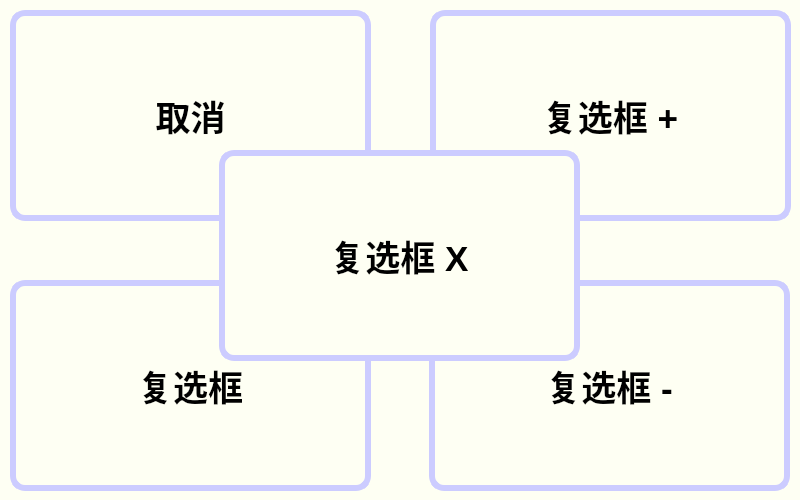
<?xml version="1.0" encoding="UTF-8"?>
<ui version="4.0">
 <class>check_box_w</class>
 <widget class="QWidget" name="check_box_w">
  <property name="geometry">
   <rect>
    <x>0</x>
    <y>0</y>
    <width>800</width>
    <height>500</height>
   </rect>
  </property>
  <property name="palette">
   <palette>
    <active>
     <colorrole role="Base">
      <brush brushstyle="SolidPattern">
       <color alpha="255">
        <red>255</red>
        <green>255</green>
        <blue>255</blue>
       </color>
      </brush>
     </colorrole>
     <colorrole role="Window">
      <brush brushstyle="SolidPattern">
       <color alpha="255">
        <red>254</red>
        <green>255</green>
        <blue>243</blue>
       </color>
      </brush>
     </colorrole>
    </active>
    <inactive>
     <colorrole role="Base">
      <brush brushstyle="SolidPattern">
       <color alpha="255">
        <red>255</red>
        <green>255</green>
        <blue>255</blue>
       </color>
      </brush>
     </colorrole>
     <colorrole role="Window">
      <brush brushstyle="SolidPattern">
       <color alpha="255">
        <red>254</red>
        <green>255</green>
        <blue>243</blue>
       </color>
      </brush>
     </colorrole>
    </inactive>
    <disabled>
     <colorrole role="Base">
      <brush brushstyle="SolidPattern">
       <color alpha="255">
        <red>254</red>
        <green>255</green>
        <blue>243</blue>
       </color>
      </brush>
     </colorrole>
     <colorrole role="Window">
      <brush brushstyle="SolidPattern">
       <color alpha="255">
        <red>254</red>
        <green>255</green>
        <blue>243</blue>
       </color>
      </brush>
     </colorrole>
    </disabled>
   </palette>
  </property>
  <property name="windowTitle">
   <string>Form</string>
  </property>
  <widget class="QPushButton" name="cancel_btn">
   <property name="geometry">
    <rect>
     <x>10</x>
     <y>10</y>
     <width>361</width>
     <height>211</height>
    </rect>
   </property>
   <property name="font">
    <font>
     <pointsize>-1</pointsize>
     <weight>75</weight>
     <bold>true</bold>
    </font>
   </property>
   <property name="cursor">
    <cursorShape>PointingHandCursor</cursorShape>
   </property>
   <property name="whatsThis">
    <string/>
   </property>
   <property name="layoutDirection">
    <enum>Qt::LeftToRight</enum>
   </property>
   <property name="styleSheet">
    <string notr="true">#cancel_btn
{
	font-weight:bold;
    border-radius: 15px;
    font-size: 35px;
    color: black;
	border:6px solid #CCCCFF;
}

#cancel_btn:hover {
    font-size: 45px;
    color: #CCCCFF;
}

#cancel_btn:pressed {
	color:black;
    background:#CCCCFF; /* 按下颜色 */
	border:6px solid black;
}</string>
   </property>
   <property name="text">
    <string>取消</string>
   </property>
  </widget>
  <widget class="QPushButton" name="check_box_1">
   <property name="geometry">
    <rect>
     <x>10</x>
     <y>280</y>
     <width>361</width>
     <height>211</height>
    </rect>
   </property>
   <property name="font">
    <font>
     <pointsize>-1</pointsize>
     <weight>75</weight>
     <bold>true</bold>
    </font>
   </property>
   <property name="cursor">
    <cursorShape>PointingHandCursor</cursorShape>
   </property>
   <property name="whatsThis">
    <string/>
   </property>
   <property name="layoutDirection">
    <enum>Qt::LeftToRight</enum>
   </property>
   <property name="styleSheet">
    <string notr="true">#check_box_1
{
	font-weight:bold;
    border-radius: 15px;
    font-size: 35px;
    color: black;
	border:6px solid #CCCCFF;
}

#check_box_1:hover {
    font-size: 45px;
    color: #CCCCFF;
}

#check_box_1:pressed {
	color:black;
    background:#CCCCFF; /* 按下颜色 */
	border:6px solid black;
}</string>
   </property>
   <property name="text">
    <string>复选框</string>
   </property>
  </widget>
  <widget class="QPushButton" name="check_box_2">
   <property name="geometry">
    <rect>
     <x>430</x>
     <y>10</y>
     <width>361</width>
     <height>211</height>
    </rect>
   </property>
   <property name="font">
    <font>
     <pointsize>-1</pointsize>
     <weight>75</weight>
     <bold>true</bold>
    </font>
   </property>
   <property name="cursor">
    <cursorShape>PointingHandCursor</cursorShape>
   </property>
   <property name="whatsThis">
    <string/>
   </property>
   <property name="layoutDirection">
    <enum>Qt::LeftToRight</enum>
   </property>
   <property name="styleSheet">
    <string notr="true">#check_box_2
{
	font-weight:bold;
    border-radius: 15px;
    font-size: 35px;
    color: black;
	border:6px solid #CCCCFF;
}

#check_box_2:hover {
    font-size: 45px;
    color: #CCCCFF;
}

#check_box_2:pressed {
	color:black;
    background:#CCCCFF; /* 按下颜色 */
	border:6px solid black;
}</string>
   </property>
   <property name="text">
    <string>复选框 +</string>
   </property>
  </widget>
  <widget class="QPushButton" name="check_box_3">
   <property name="geometry">
    <rect>
     <x>429</x>
     <y>280</y>
     <width>361</width>
     <height>211</height>
    </rect>
   </property>
   <property name="font">
    <font>
     <pointsize>-1</pointsize>
     <weight>75</weight>
     <bold>true</bold>
    </font>
   </property>
   <property name="cursor">
    <cursorShape>PointingHandCursor</cursorShape>
   </property>
   <property name="whatsThis">
    <string/>
   </property>
   <property name="layoutDirection">
    <enum>Qt::LeftToRight</enum>
   </property>
   <property name="styleSheet">
    <string notr="true">#check_box_3
{
	font-weight:bold;
    border-radius: 15px;
    font-size: 35px;
    color: black;
	border:6px solid #CCCCFF;
}

#check_box_3:hover {
    font-size: 45px;
    color: #CCCCFF;
}

#check_box_3:pressed {
	color:black;
    background:#CCCCFF; /* 按下颜色 */
	border:6px solid black;
}</string>
   </property>
   <property name="text">
    <string>复选框 -</string>
   </property>
  </widget>
  <widget class="QPushButton" name="check_box_4">
   <property name="geometry">
    <rect>
     <x>219</x>
     <y>150</y>
     <width>361</width>
     <height>211</height>
    </rect>
   </property>
   <property name="font">
    <font>
     <pointsize>-1</pointsize>
     <weight>75</weight>
     <bold>true</bold>
    </font>
   </property>
   <property name="cursor">
    <cursorShape>PointingHandCursor</cursorShape>
   </property>
   <property name="whatsThis">
    <string/>
   </property>
   <property name="layoutDirection">
    <enum>Qt::LeftToRight</enum>
   </property>
   <property name="styleSheet">
    <string notr="true">#check_box_4
{
	font-weight:bold;
    border-radius: 15px;
    font-size: 35px;
    color: black;
	background:#fefff3;
	border:6px solid #CCCCFF;
}

#check_box_4:hover {
    font-size: 45px;
    color: #CCCCFF;
}

#check_box_4:pressed {
	color:black;
    background:#CCCCFF; /* 按下颜色 */
	border:6px solid black;
}</string>
   </property>
   <property name="text">
    <string>复选框 X</string>
   </property>
  </widget>
 </widget>
 <resources/>
 <connections/>
</ui>
